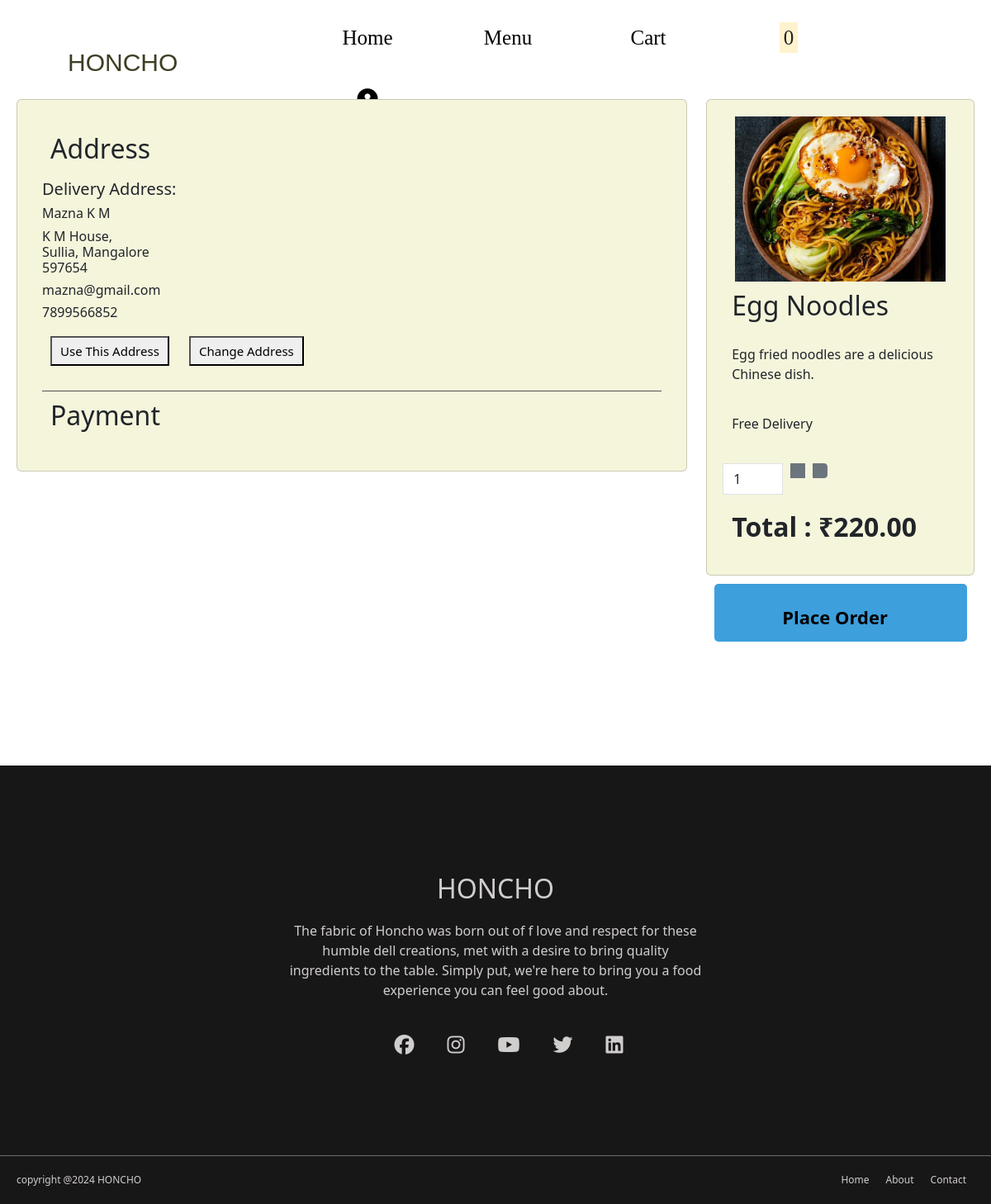
The page /order/2 (signed in) on the database its author committed.
### FOOD_APP/models.py (models this page shows, shortened)
class Address(models.Model):
    user = models.ForeignKey(User, on_delete=models.CASCADE)
    email = models.EmailField(null=True, blank=True, unique=True)
    house_no = models.CharField(max_length=10, null=True, blank=True)
    land_mark = models.CharField(max_length=40, null=True, blank=True)
    city = models.CharField(max_length=30, null=True, blank=True)
    district = models.CharField(max_length=30, null=True, blank=True)
    pin_code = models.IntegerField(null=True, blank=True)

class User(AbstractUser):
    USERNAME_FIELD = "email"
    REQUIRED_FIELDS = ['phone_number','username']
    name = models.CharField(max_length=100,null=True,blank=True)
    user_type = models.IntegerField(default=1,choices=userchoices)
    phone_number = models.CharField(max_length=10,null=True,blank=True)
    email = models.EmailField(null=True,blank=True,unique=True)
    created_at = models.DateField(auto_now_add=True)

class Food_items(models.Model):
    item_name = models.CharField(max_length=30, null=True, blank=True)
    item_code = models.CharField(max_length=10, null=True, blank=True)
    category = models.CharField(max_length=30, null=True, blank=True)
    description = models.CharField(max_length=40, null=True, blank=True)
    image = models.ImageField(null=True, blank=True, upload_to="images/")
    price = models.DecimalField(decimal_places=2, max_digits=7, null=True, blank=True)
    old_price = models.DecimalField(decimal_places=2, max_digits=7, null=True, blank=True)

### FOOD_APP/views.py (the view)
# urls.py: path('order/<int:id>', views.Order_item, name='order'),
@login_required
def Order_item(request, id):
    count = Notification.objects.filter(user=request.user, read=False).count()
    try:
        Address.objects.get(user_id=request.user.id)
        data = Address.objects.filter(user_id=request.user.id)
        food_details = Food_items.objects.filter(id=id)
        return render(request, 'order.html', locals())
    except Address.DoesNotExist:
        food_details = Food_items.objects.filter(id=id)
        return render(request, 'order.html', locals())

### templates/order.html (shortened to what this page needs)
<!DOCTYPE html>
{% load static%}
<html lang="en">
<head>
    <link rel="stylesheet" href="https://cdnjs.cloudflare.com/ajax/libs/font-awesome/6.5.1/css/all.min.css" />
    <link rel="stylesheet" href="{% static 'booststrap/css/bootstrap.min.css'%}">
    <link href="https://cdn.jsdelivr.net/npm/boosted@5.3.2/dist/css/boosted.min.css" rel="stylesheet">
</head>
<body>
    {% include 'user_header.html' %}
    <section>
        <div class="place">
            <div class="cardbox">
                <div class="card item">
                    <div class="address">
                        <h2>Address</h2>
                        {% if data %}
                            <div class="existingaddress" id="existing_address" style="display: block;">
                                {% for i in data %}
                                    <div class="updated_address">
                                        <h5>Delivery Address:</h5>
                                        <h6>{{ user.first_name }} {{ user.last_name }}</h6>
                                        <h6>{{ i.house_no }}, {{ i.land_mark }} <br>{{ i.city }}, {{ i.district }} <br>{{ i.pin_code }}</h6>
                                        <h6>{{ user.email }}</h6>
                                        <h6>{{ user.phone_number }}</h6>
                                         <button class="submit-btn">Use This Address </button>
                                        <button onclick="address_change()" type="submit">Change Address</button>
                                    </div>
                                {% endfor %}
                            </div>
                        {% endif %}
                    </div>
                    <div class="payment">
                        <h2>Payment</h2>
                    </div>
                </div>
            </div>
            <form action="{% url 'Place_order' %}" method="post">
                <div class="food">
                    {% for i in food_details %}
                    <div class="card pay">
                        <div class="details">
                            <div class="image">
                                <img src="{{ i.image.url }}" alt="">
                            </div>
                            <div class="item-detail">
                                <h2>{{ i.item_name }}</h2>
                                <p>{{ i.description }}</p>
                                <p>Free Delivery</p>
                            </div>
                            <div class="input-group quantity-selector quantity-selector-sm">
                                    <input type="number" id="inputQuantitySelectorSm" class="form-control"
                                           aria-live="polite" data-bs-step="counter" name="quantity" title="quantity"
                                           value="1" min="1" max="10" step="1" data-bs-round="0" aria-label="Quantity selector">
                                    <button type="button" class="btn btn-icon btn-secondary btn-sm"
                                            aria-describedby="inputQuantitySelectorSm" onclick="Minus()" data-bs-step="down">
                                    </button>
                                    <button type="button"   class="btn btn-icon btn-secondary btn-sm"
                                            aria-describedby="inputQuantitySelectorSm" onclick="Add()" data-bs-step="up">
                                    </button>
                            </div>
                            <div class="price">
                                <h2 class="price" id="Total_price">Total : ₹{{ i.price }}  </h2>
                            </div>
                        </div>
                    </div>
                    {% endfor %}
                    <button id="mybtn" class="place-order" onclick="myFunction()" >Place Order</button>
                </div>
        </form>
        </div>
    </section>
    {% include 'footer.html' %}
</body>
</html>

### templates/order.html (style rules this page uses)
* { margin: 0; padding: 0; box-sizing: border-box; }
.place { display: flex; flex-direction: row; justify-content: space-between; padding: 20px; }
.cardbox { position: relative; width: 70%; }
form { width: 28%; }
.item { display: flex; flex-direction: column; position: relative; background: beige; padding: 30px; }
.card h2 { font-size: 32px; padding: 10px; }
input { margin: 10px; width: 98%; font-size: 18px; padding: 5px; }
input[type=submit], button { padding: 5px 10px; margin: 10px 10px; font-size: 15px; margin-bottom: 30px; }
.payment { border-top: 1px solid rgb(84, 83, 83); }
.place-order { font-weight: bold; font-size: 22px; text-align: center; padding: 24px 82px; width: 94%; background: rgb(61, 159, 220); border-radius: 5px; border: none; height: 70px; }
.food { position: relative; width: 100%; }
.pay { padding: 20px; position: relative; background: beige; }
.card .details .image { width: 90%; height: 200px; margin: 0 auto; }
.card .details p { padding: 10px; }
.card img { position: relative; width: 100%; height: 100%; object-fit: cover; }
.card .price h2 { font-size: 32px; font-weight: 600 ; }
button { display: inline-flex; }
.quantity-selector-sm { width: 8.5rem; }
.address { width: 100% }

### rows shown on the page
Address: house_no "K M House", city "Sullia", district "Mangalore", pin_code "597654"
User: first_name "Mazna", last_name "K M", email "mazna@gmail.com", phone_number "7899566852"
Food_items: image (picture), item_name "Egg Noodles", description "Egg fried noodles are a delicious Chinese dish.", price "220.00"

### other values the page prints
{{ count }} "0"
